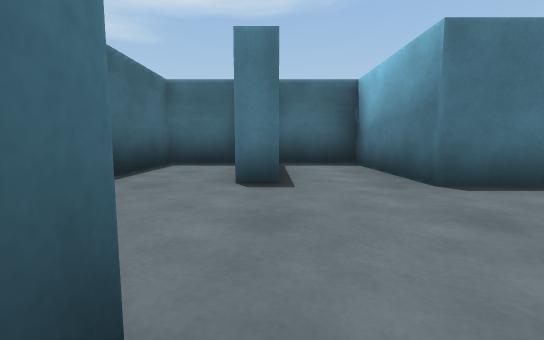
view 1 (above)

24 first-person views from a walk through a 3-D level made in the Unity game engine. The camera is 0.51 m above the floor, tilts 6° down and sees 90° across. The floor is counted in squares, 1 m on a side. Each view is taken from the middle of a square. On the plan, view 1 faces up. The plan holds only what a view shows up to about 9 squares ahead; the rest is blank. The place goes on beyond the plan. The player is left out.

view 2
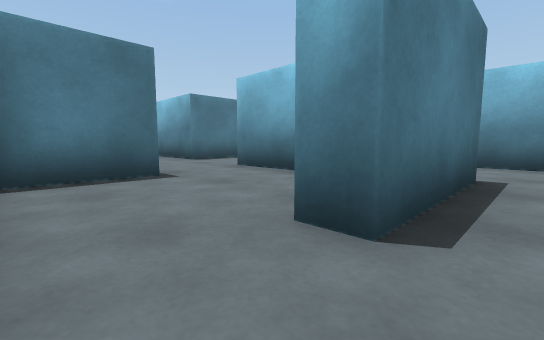

view 3
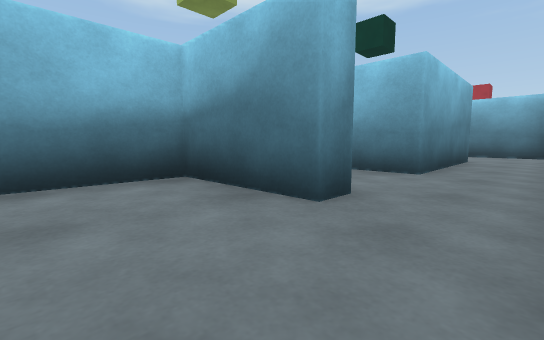

view 4
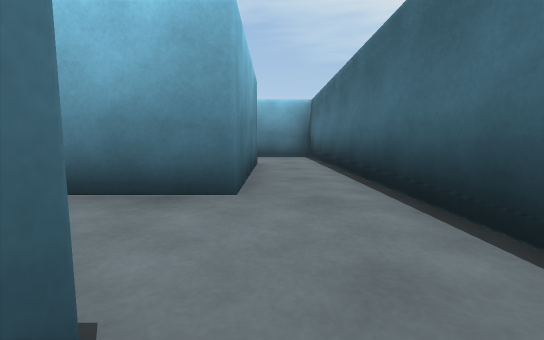

view 5
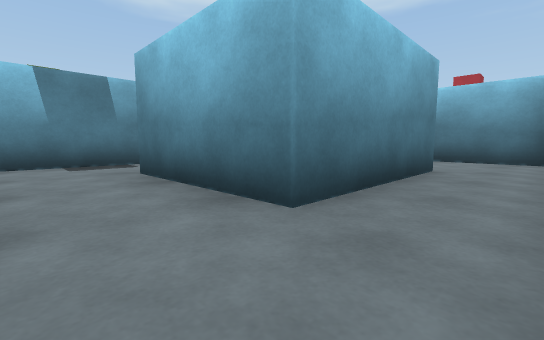

view 6
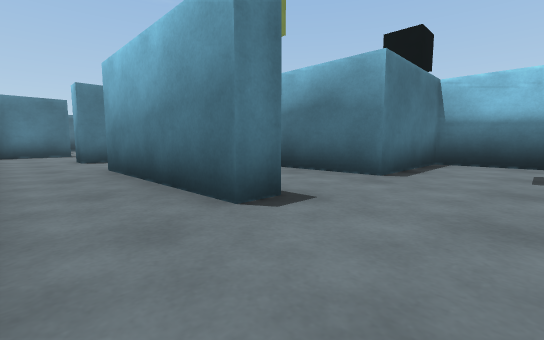

view 7
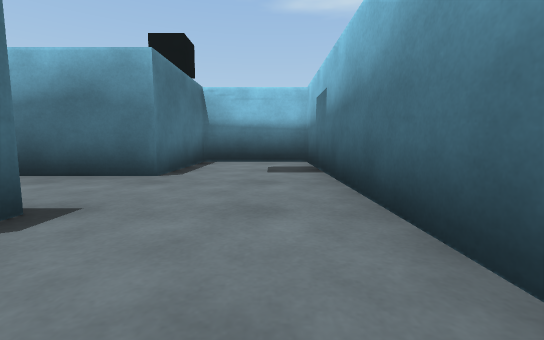

view 8
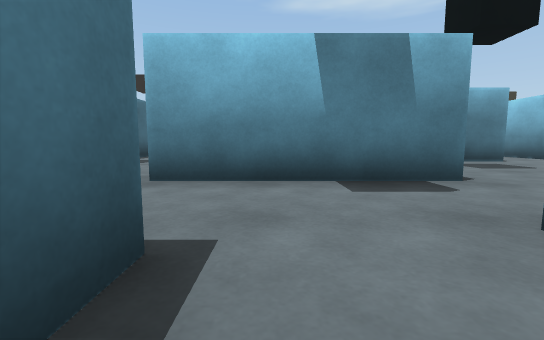

view 9
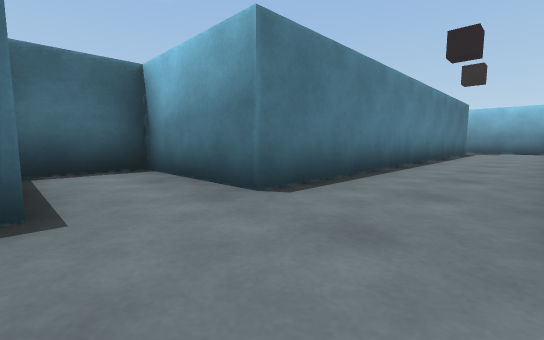

view 10
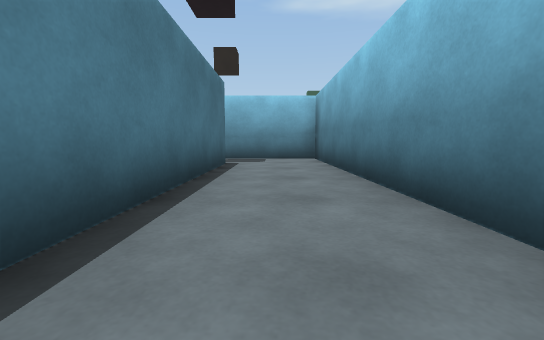

view 11
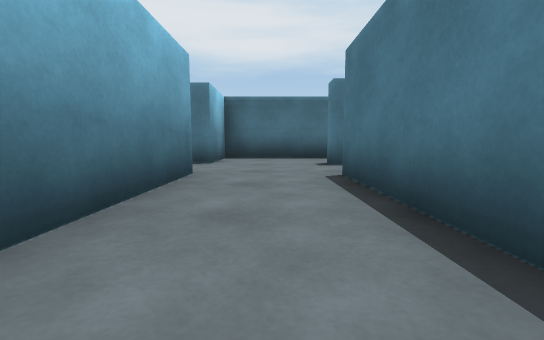

view 12
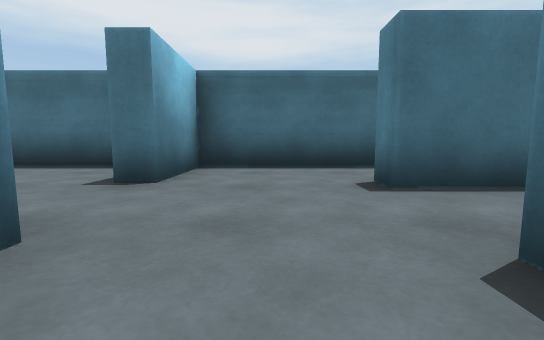

view 13
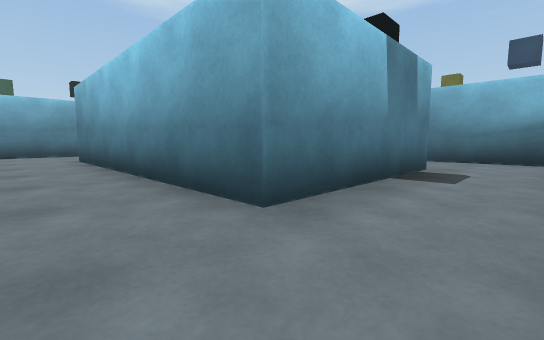

view 14
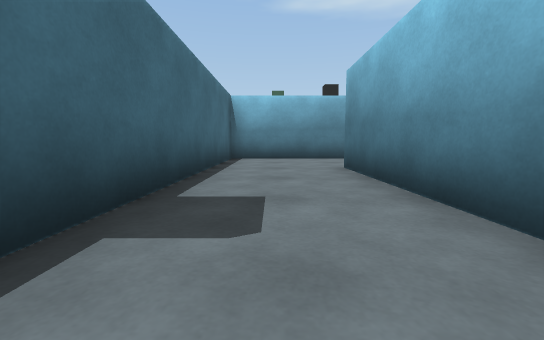

view 15
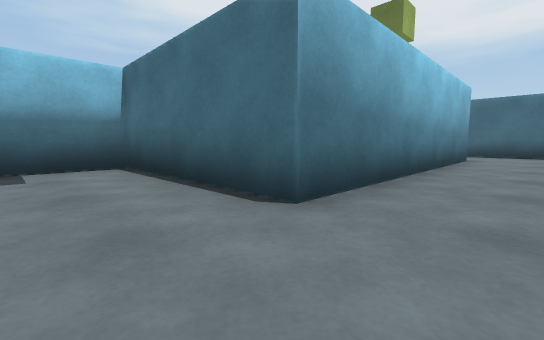

view 16
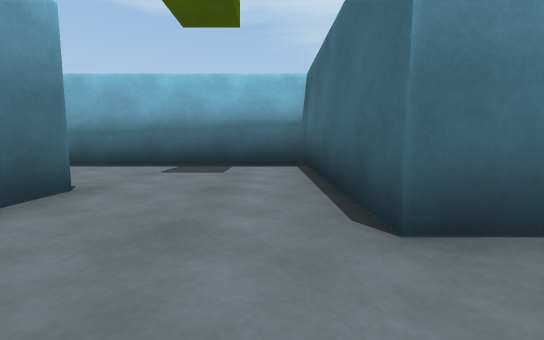

view 17
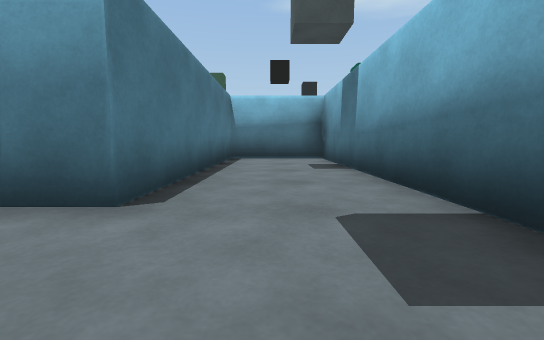

view 18
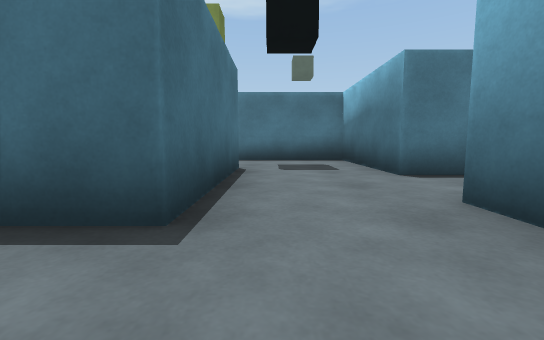

view 19
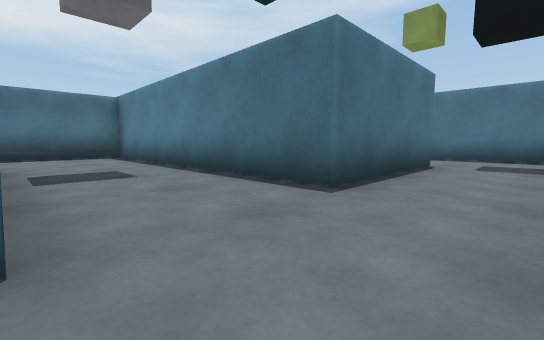

view 20
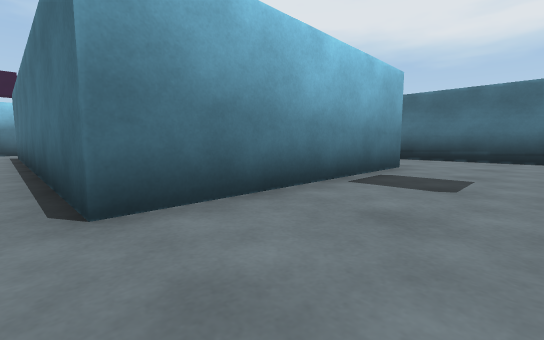

view 21
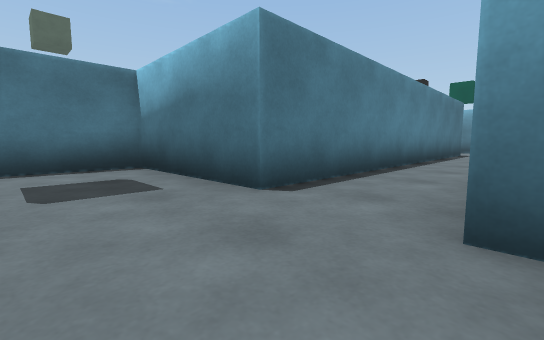

view 22
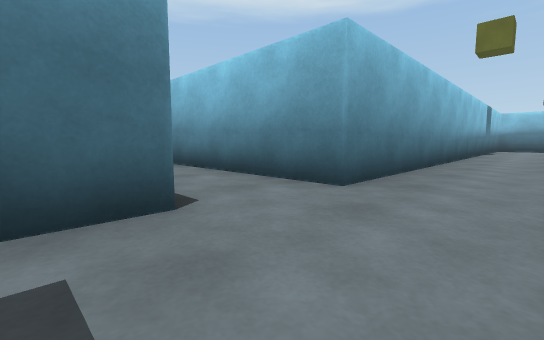

view 23
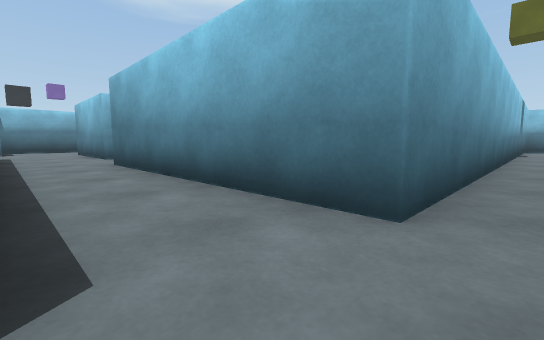

view 24
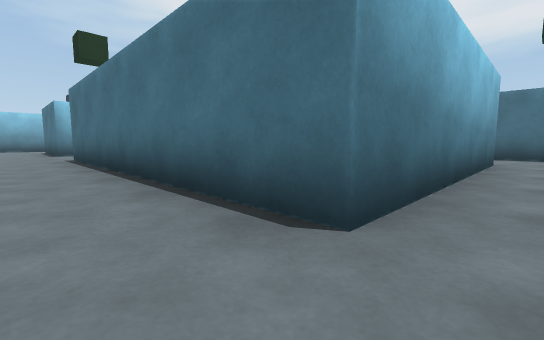

### Floor plan
Points are (right, up) in squares from view 1. A wall is a line through its corners. A room is listed if a view was taken in it or the views show most of it. See-through windows are left out.
Room 1 (views 1, 3)
walls: (-0.3, 0.7) (-0.3, 0.2) (-2.1, 0.2); (-0.7, -2.9) (1.7, -2.9) (1.7, 0.7); (-2.3, -1) (-2.3, -2.5)
ways out: opening at (-1.5, -3) to room 2; opening at (0.5, 0) to room 3
Room 2 (views 2, 4, 5, 6, 7, 8)
walls: (2.2, -3.4) (-0.7, -3.4) (-0.7, -2.9); (-2.3, -2.5) (-2.3, -11.7) (-0.6, -11.7); (-0.7, -9.3) (-0.7, -5.6) (2.6, -5.6); (4.5, -5.5) (4.5, -2.4)
ways out: opening at (-1.5, -3) to room 1; opening at (3.5, -3) to room 4; opening at (0, -10.5) to room 8; opening at (3.5, -6) to room 10
Room 3 (views 9, 10, 11, 12)
walls: (2, 3) (2, 6) (0.1, 6); (1.7, 0.7) (4.9, 0.7); (7.1, 0.7) (14.1, 0.7) (14.1, 3.4); (0.1, 4.9) (0.1, 3.3) (-0.5, 3.3); (-0.7, 6) (-2.3, 6) (-2.3, 0.7) (-0.3, 0.7); (12.4, 3.1) (1.8, 3.1)
ways out: opening at (0.5, 0) to room 1; opening at (13, 3)
Room 4 (views 13, 14, 15, 16)
walls: (4.5, -2.4) (11.3, -2.4); (2.2, -1) (2.2, -2.9); (14.1, -2.5) (14.1, 0.2) (7.1, 0.2)
ways out: opening at (3.5, -3) to room 2; opening at (12.5, -3.5) to room 5
Room 5 (view 17)
walls: (11.3, -2.4) (11.3, -6.5) (20.1, -6.5) (20.1, -3.8) (14.1, -3.8) (14.1, -2.5)
ways out: opening at (12.5, -3.5) to room 4
Room 6 (views 18, 19, 20)
walls: (0.4, -15) (5.6, -15) (5.6, -17.5); (5.4, -12.4) (-2.3, -12.4) (-2.3, -16); (7.6, -17.5) (7.6, -11.7)
ways out: opening at (6.5, -12) to room 7
Room 7 (views 21, 22, 23, 24)
walls: (7.6, -11.7) (13.6, -11.7) (13.6, -17.5); (15.6, -9.9) (7.9, -9.9) (7.9, -8.4); (5.4, -8.8) (5.4, -12.4)
ways out: opening at (6.5, -12) to room 6; opening at (6.5, -9.5) to room 9; opening at (16.5, -11)
Room 8 (no view inside)
walls: (-0.1, -9.3) (-0.7, -9.3); (-0.6, -11.7) (4.8, -11.7) (4.8, -9.3) (2, -9.3) (2, -7.3)
ways out: opening at (0, -10.5) to room 2
Room 9 (no view inside)
walls: (4.5, -8.8) (5.4, -8.8); (7.9, -8.4) (7.9, -6.5) (4.7, -6.5)
ways out: opening at (6.5, -9.5) to room 7; opening at (5, -7.5) to room 10
Room 10 (no view inside)
walls: (4.5, -6.5) (4.5, -5.5); (2.9, -8.8) (4.5, -8.8)
ways out: opening at (3.5, -6) to room 2; opening at (5, -7.5) to room 9

Where each view was taken, in squares from view 1:
view 1: 0 up, 0 right, facing up
view 2: 4 down, 2 left, facing up-right
view 3: 1 down, 2 left, facing down-right
view 4: 3 down, 1 left, facing down
view 5: 4 down, 2 left, facing down-right
view 6: 11 down, 2 left, facing up-right
view 7: 11 down, 2 left, facing right
view 8: 4 down, 1 right, facing right
view 9: 1 up, 0 right, facing up-right
view 10: 2 up, 6 right, facing right
view 11: 2 up, 6 right, facing left
view 12: 2 up, 3 right, facing left
view 13: 1 down, 3 right, facing down-right
view 14: 1 down, 6 right, facing right
view 15: 1 down, 13 right, facing down-left
view 16: 1 down, 12 right, facing down
view 17: 5 down, 12 right, facing right
view 18: 14 down, 6 right, facing up
view 19: 15 down, 7 right, facing up-left
view 20: 13 down, 6 right, facing down-left
view 21: 12 down, 6 right, facing up-right
view 22: 9 down, 6 right, facing down-right
view 23: 10 down, 7 right, facing down-right
view 24: 11 down, 15 right, facing down-left
